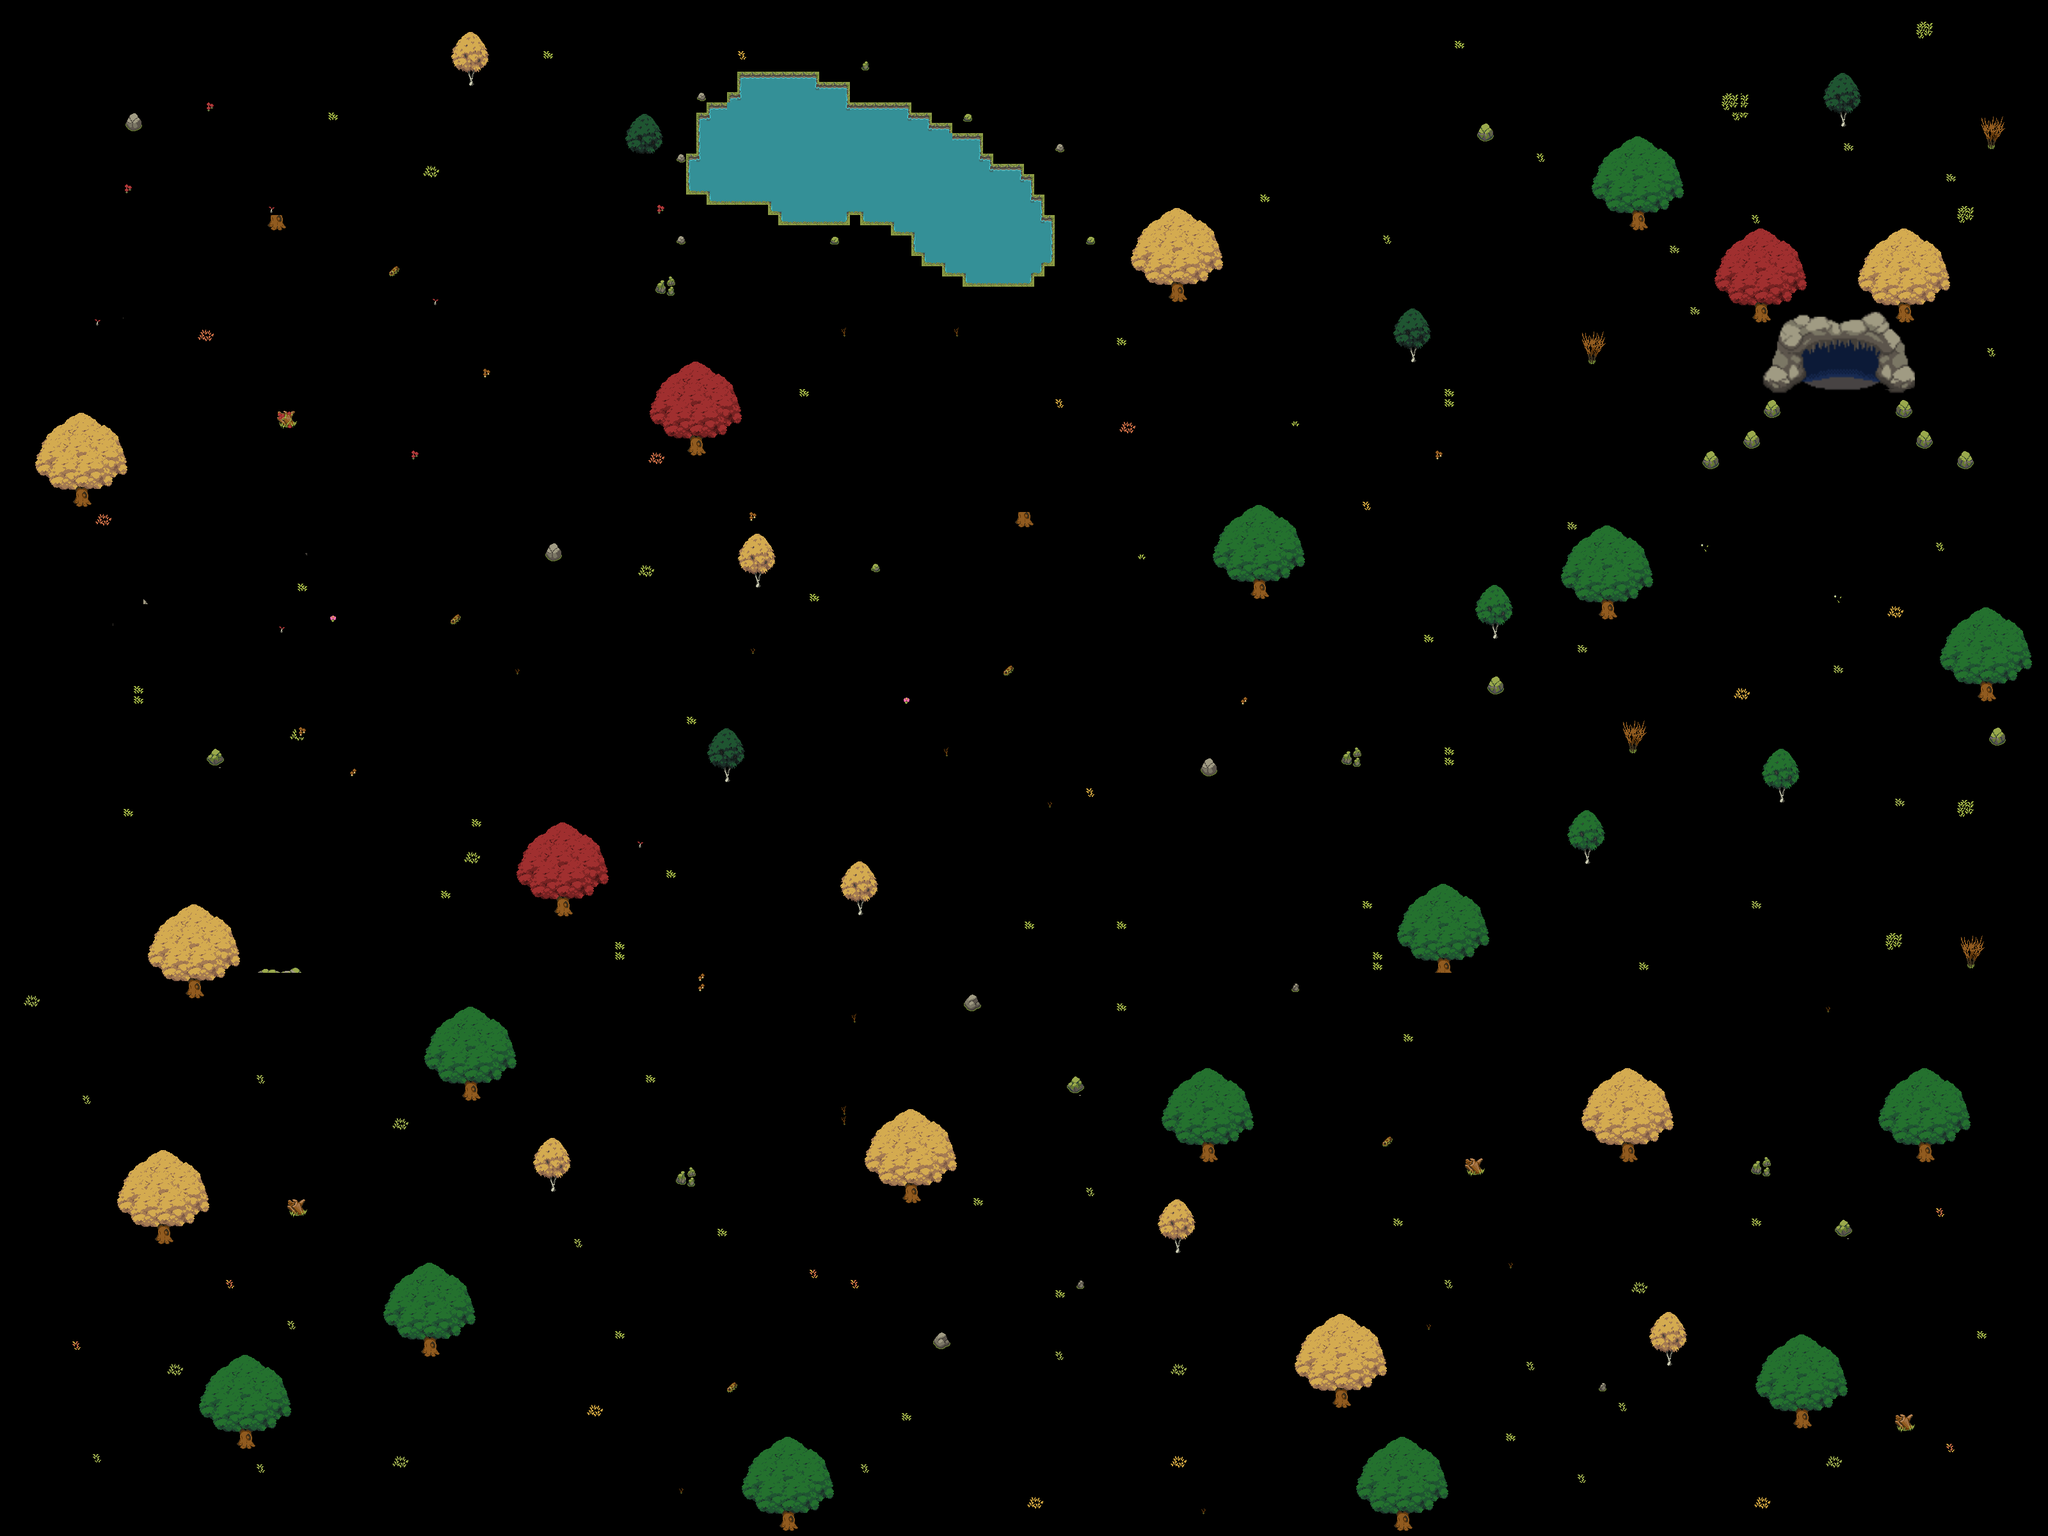

Below is a game level as drawn by its tile map, then a one-line description and the .tmx that defines it (tile-layer data replaced by summaries):
An orthogonal 200x150 tile map with 16x16 px tiles, 5 tile layers (Tile Layer 1, Tile Layer 2, Tile Layer 3, Tile Layer 4, ...), 8 tilesets.

<map version="1.10" tiledversion="1.10.2" orientation="orthogonal" renderorder="right-down" width="200" height="150" tilewidth="16" tileheight="16" infinite="0" nextlayerid="6" nextobjectid="1">
 <tileset firstgid="1" source="Forest Props.tsx" />
 <tileset firstgid="1111" source="Water Tileset.tsx" />
 <tileset firstgid="1221" source="Trees.tsx" />
 <tileset firstgid="2013" source="Water Tileset_2.tsx" />
 <tileset firstgid="2123" source="Water Tileset_3.tsx" />
 <tileset firstgid="2233" source="Water Tileset_4.tsx" />
 <tileset firstgid="2343" source="Forest Cliff.tsx" />
 <tileset firstgid="2535" source="Forest Cliff - Copy.tsx" />
 <layer id="1" name="Tile Layer 1" width="200" height="150">
  <data>[30000 cells, 0 non-empty, 0 distinct tile ids]</data>
 </layer>
 <layer id="2" name="Tile Layer 2" width="200" height="150">
  <data>[30000 cells, 815 non-empty, 95 distinct tile ids]</data>
 </layer>
 <layer id="3" name="Tile Layer 3" width="200" height="150">
  <data>[30000 cells, 356 non-empty, 182 distinct tile ids]</data>
 </layer>
 <layer id="4" name="Tile Layer 4" width="200" height="150">
  <data>[30000 cells, 2141 non-empty, 296 distinct tile ids]</data>
 </layer>
 <layer id="5" name="Tile Layer 5" width="200" height="150">
  <data>[30000 cells, 0 non-empty, 0 distinct tile ids]</data>
 </layer>
</map>
